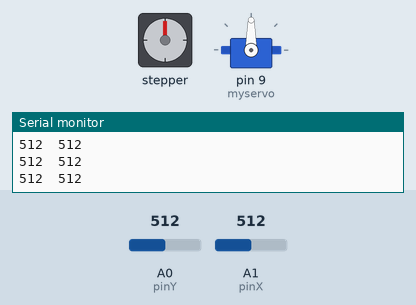
Bench run of a sketch on a simulated Arduino Uno, built with avr-gcc and run on an emulated ATmega328P. On the bench: stepper motor, servo, the last lines printed to the serial monitor. Wiring (inferred from the names in the program): stepper motor driver (200 steps per turn assumed): step pin 4; direction pin 5; enable pin 3. Inputs (shaded band) come from the test bench; at power-on: A1 (pinX) = 512, A0 (pinY) = 512.

Above: at 1.2 s.
1.3 s: A1 (pinX) set to 485
4.3 s: A1 (pinX) set to 456
At 4.46 s:
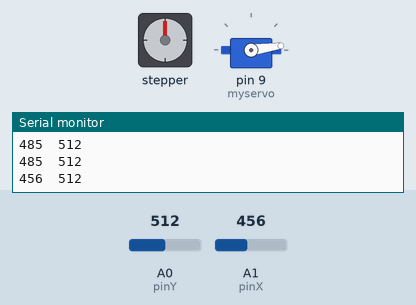
7.3 s: A0 (pinY) set to 531
At 7.9 s:
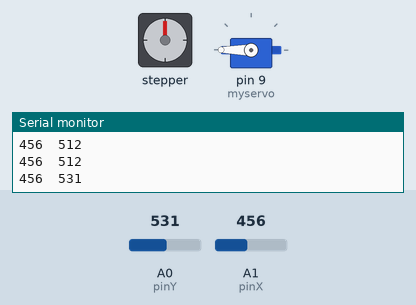
10.3 s: A0 (pinY) set to 511
11.8 s: A0 (pinY) set to 530
At 12.7 s:
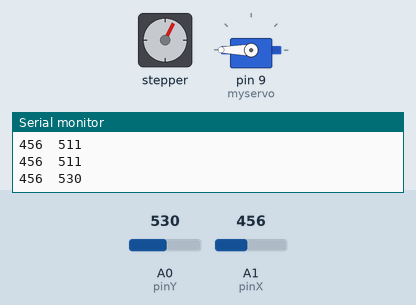
14.8 s: A0 (pinY) set to 510
Timing chart, 0 to 17.3 s (numbered marks = the images above; inputs shaded):
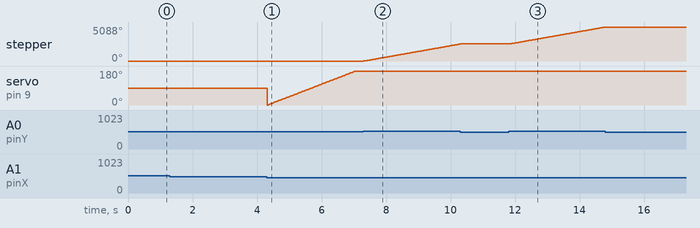

Measured:
- the behaviour switches between 470 and 469 on A1 (pinX) (found by bisection; images 0 and 1)
- the behaviour switches between 515 and 516 on A0 (pinY) (found by bisection; images 1 and 2)
- after the input at 7.3 s, stepper: keeps turning clockwise at about 852°/s, starting at once
- after the input at 11.8 s, stepper: keeps turning clockwise at about 852°/s, starting at once

The sketch:

sketch_mar01a.ino
```cpp
#include <Servo.h>

Servo myservo;

int pos = 0;

const int dirPin  = 5;
const int stepPin = 4;
const int enPin   = 3;

const int pinX = A1; // Joystick X axis
const int pinY = A0; // Joystick Y axis

void setup() {
  pinMode(pinX, INPUT);
  pinMode(pinY, INPUT);

  myservo.attach(9);

  pinMode(stepPin,OUTPUT);
  pinMode(dirPin,OUTPUT);
  pinMode(enPin,OUTPUT);
  Serial.begin(9600);

  digitalWrite(enPin,LOW);
}

void loop() {
  int X = analogRead(pinX);
  int Y = analogRead(pinY);
  Serial.print(X);
  Serial.print("\t");
  Serial.println(Y);

  if(Y < 500){
    stepper_mov_1();
  }

  if(Y > 515){
    stepper_mov_2();
  }

    if(X < 470){
    servo_mov_1();
  }

  if(X > 520){
    servo_mov_2();
  }

}

//ANTI-CLOCKWISE MOVEMENT of ELBOW
void stepper_mov_1(){
  digitalWrite(dirPin,LOW);

  while(1){
    int Y = analogRead(pinY);

    digitalWrite(stepPin,LOW);
    delayMicroseconds(1000);
    digitalWrite(stepPin,HIGH);
    delayMicroseconds(1000);

    if(Y > 500){
      break;
      }
    }
  }

//CLOCK-WISE MOVEMENT of ELBOW
void stepper_mov_2(){
    digitalWrite(dirPin,HIGH);

    while(1) {
    int Y = analogRead(pinY);

    digitalWrite(stepPin,LOW);
    delayMicroseconds(1000);
    digitalWrite(stepPin,HIGH);
    delayMicroseconds(1000);

    if(Y < 515){
      break;
      }
    }
  }

// CLOCK-WISE MOVEMENT OF SERVO
void servo_mov_1(){
  while (pos <= 180) { // goes from 0 degrees to 180 degrees
    int X = analogRead(pinX);
    // in steps of 1 degree
    myservo.write(pos);              // tell servo to go to position in variable 'pos'
    delay(15);      // waits 15ms for the servo to reach the position
    pos=pos+1;
    if(X>470){
      break;
      }
    }
  }

//ANTI-CLOCKWISE MOVEMENT OF SERVO
void servo_mov_2(){
    while (pos >= 0) { // goes from 180 degrees to 0 degrees
    int X = analogRead(pinX);
    myservo.write(pos);              // tell servo to go to position in variable 'pos'
    delay(15);                       // waits 15ms for the servo to reach the position
    pos=pos-1;
    if(X<520){
      break;
      }
    }
  }
```
